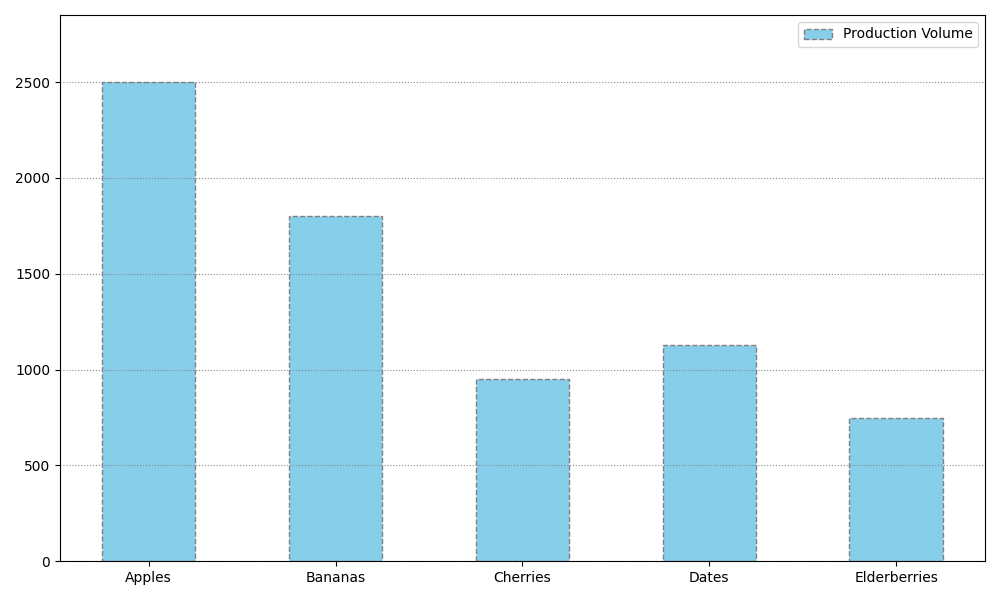

Here is the Python script that generated this plot:
import matplotlib.pyplot as plt
import numpy as np

# Fruits and their production volumes in tons
fruits = ["Apples", "Bananas", "Cherries", "Dates", "Elderberries"]
production_volume = [2500, 1800, 950, 1130, 750]

fig, ax = plt.subplots(figsize=(10, 6))

# Plot the vertical bar chart with altered stylistic elements
ax.bar(fruits, production_volume, color='#87CEEB', edgecolor='grey', width=0.5, linestyle='--')

# Customize the appearance
ax.set_ylim(0, max(production_volume) + 350)
ax.set_xticks(np.arange(len(fruits)))
ax.set_xticklabels(fruits, fontsize=10, fontweight='normal')
ax.grid(axis='y', color='grey', linestyle=':', linewidth=0.8, alpha=0.9)

# Add a legend
ax.legend(['Production Volume'], loc='upper right', fontsize=10)

# Adjust layout
plt.tight_layout()

# Display the plot
plt.show()
